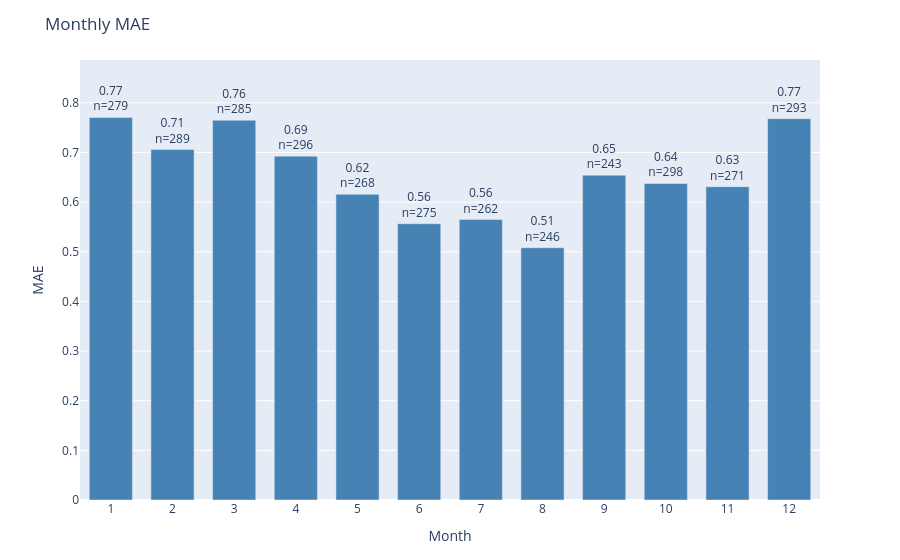

Source (notebook cell):
### Code cell
plot_error_by_group(
    df=results_test,
    y_true_col='actual',
    y_pred_col='prediction',
    date_col='dt_prediction',
    group_by='month',
    metric='mae',
    title='Monthly MAE'
)

### Figure 1 — Plotly figure (JSON) as saved in the notebook; plotly's stock layout.template omitted (floating-point values rounded to 4 significant figures)
{"data": [{"marker": {"color": "steelblue"}, "text": ["0.77<br>n=279", "0.71<br>n=289", "0.76<br>n=285", "0.69<br>n=296", "0.62<br>n=268", "0.56<br>n=275", "0.56<br>n=262", "0.51<br>n=246", "0.65<br>n=243", "0.64<br>n=298", "0.63<br>n=271", "0.77<br>n=293"], "textposition": "outside", "type": "bar", "x": ["1", "2", "3", "4", "5", "6", "7", "8", "9", "10", "11", "12"], "y": [0.7706, 0.7059, 0.7649, 0.6926, 0.6157, 0.5564, 0.5649, 0.5081, 0.6543, 0.6376, 0.631, 0.7679]}], "layout": {"bargap": 0.3, "margin": {"b": 60, "t": 60}, "title": {"text": "Monthly MAE"}, "uniformtext": {"minsize": 8, "mode": "hide"}, "xaxis": {"title": {"text": "Month"}}, "yaxis": {"range": [0, 0.8862], "title": {"text": "MAE"}}}}
